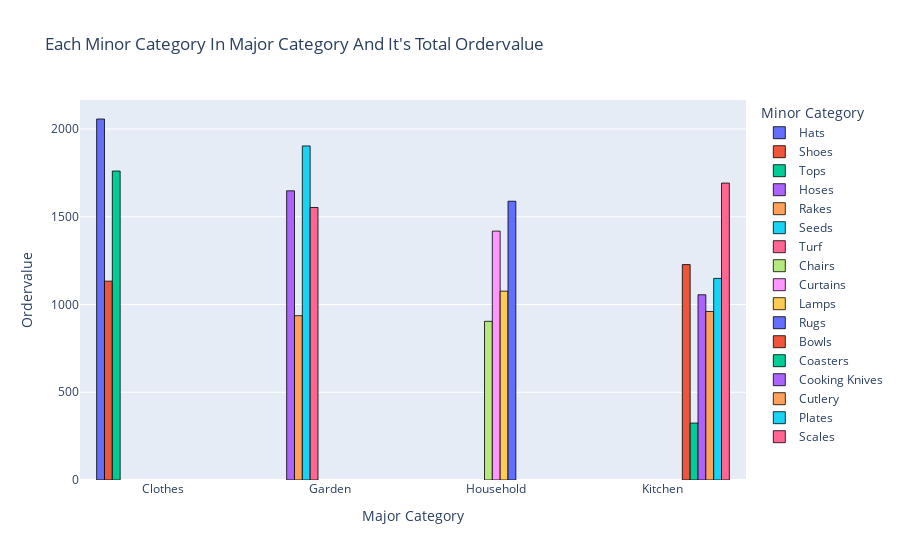

Write notebook code for a chart like this one.
### Code cell
fig = px.bar(df_EDA.groupby(['major_category', 'minor_category']).ordervalue.sum().reset_index(),
             x='major_category', y='ordervalue', color='minor_category', barmode='group',
             title="Each Minor Category In Major Category And It's Total Ordervalue",
             labels={'minor_category':'Minor Category', 'major_category':'Major Category', 'ordervalue':'Ordervalue'})

fig.update_traces(marker_line_color = 'black', marker_line_width = 0.8)
fig.show()

### Figure 1 — Plotly figure (JSON) as saved in the notebook; plotly's stock layout.template omitted (floating-point values rounded to 4 significant figures)
{"data": [{"alignmentgroup": "True", "hovertemplate": "Minor Category=Hats<br>Major Category=%{x}<br>Ordervalue=%{y}<extra></extra>", "legendgroup": "Hats", "marker": {"color": "#636efa", "line": {"color": "black", "width": 0.8}, "pattern": {"shape": ""}}, "name": "Hats", "offsetgroup": "Hats", "orientation": "v", "showlegend": true, "textposition": "auto", "type": "bar", "x": ["Clothes"], "xaxis": "x", "y": [2057.0], "yaxis": "y"}, {"alignmentgroup": "True", "hovertemplate": "Minor Category=Shoes<br>Major Category=%{x}<br>Ordervalue=%{y}<extra></extra>", "legendgroup": "Shoes", "marker": {"color": "#EF553B", "line": {"color": "black", "width": 0.8}, "pattern": {"shape": ""}}, "name": "Shoes", "offsetgroup": "Shoes", "orientation": "v", "showlegend": true, "textposition": "auto", "type": "bar", "x": ["Clothes"], "xaxis": "x", "y": [1133.0], "yaxis": "y"}, {"alignmentgroup": "True", "hovertemplate": "Minor Category=Tops<br>Major Category=%{x}<br>Ordervalue=%{y}<extra></extra>", "legendgroup": "Tops", "marker": {"color": "#00cc96", "line": {"color": "black", "width": 0.8}, "pattern": {"shape": ""}}, "name": "Tops", "offsetgroup": "Tops", "orientation": "v", "showlegend": true, "textposition": "auto", "type": "bar", "x": ["Clothes"], "xaxis": "x", "y": [1760.0], "yaxis": "y"}, {"alignmentgroup": "True", "hovertemplate": "Minor Category=Hoses<br>Major Category=%{x}<br>Ordervalue=%{y}<extra></extra>", "legendgroup": "Hoses", "marker": {"color": "#ab63fa", "line": {"color": "black", "width": 0.8}, "pattern": {"shape": ""}}, "name": "Hoses", "offsetgroup": "Hoses", "orientation": "v", "showlegend": true, "textposition": "auto", "type": "bar", "x": ["Garden"], "xaxis": "x", "y": [1648.0], "yaxis": "y"}, {"alignmentgroup": "True", "hovertemplate": "Minor Category=Rakes<br>Major Category=%{x}<br>Ordervalue=%{y}<extra></extra>", "legendgroup": "Rakes", "marker": {"color": "#FFA15A", "line": {"color": "black", "width": 0.8}, "pattern": {"shape": ""}}, "name": "Rakes", "offsetgroup": "Rakes", "orientation": "v", "showlegend": true, "textposition": "auto", "type": "bar", "x": ["Garden"], "xaxis": "x", "y": [936.1], "yaxis": "y"}, {"alignmentgroup": "True", "hovertemplate": "Minor Category=Seeds<br>Major Category=%{x}<br>Ordervalue=%{y}<extra></extra>", "legendgroup": "Seeds", "marker": {"color": "#19d3f3", "line": {"color": "black", "width": 0.8}, "pattern": {"shape": ""}}, "name": "Seeds", "offsetgroup": "Seeds", "orientation": "v", "showlegend": true, "textposition": "auto", "type": "bar", "x": ["Garden"], "xaxis": "x", "y": [1903.0], "yaxis": "y"}, {"alignmentgroup": "True", "hovertemplate": "Minor Category=Turf<br>Major Category=%{x}<br>Ordervalue=%{y}<extra></extra>", "legendgroup": "Turf", "marker": {"color": "#FF6692", "line": {"color": "black", "width": 0.8}, "pattern": {"shape": ""}}, "name": "Turf", "offsetgroup": "Turf", "orientation": "v", "showlegend": true, "textposition": "auto", "type": "bar", "x": ["Garden"], "xaxis": "x", "y": [1553.0], "yaxis": "y"}, {"alignmentgroup": "True", "hovertemplate": "Minor Category=Chairs<br>Major Category=%{x}<br>Ordervalue=%{y}<extra></extra>", "legendgroup": "Chairs", "marker": {"color": "#B6E880", "line": {"color": "black", "width": 0.8}, "pattern": {"shape": ""}}, "name": "Chairs", "offsetgroup": "Chairs", "orientation": "v", "showlegend": true, "textposition": "auto", "type": "bar", "x": ["Household"], "xaxis": "x", "y": [904.0], "yaxis": "y"}, {"alignmentgroup": "True", "hovertemplate": "Minor Category=Curtains<br>Major Category=%{x}<br>Ordervalue=%{y}<extra></extra>", "legendgroup": "Curtains", "marker": {"color": "#FF97FF", "line": {"color": "black", "width": 0.8}, "pattern": {"shape": ""}}, "name": "Curtains", "offsetgroup": "Curtains", "orientation": "v", "showlegend": true, "textposition": "auto", "type": "bar", "x": ["Household"], "xaxis": "x", "y": [1418.0], "yaxis": "y"}, {"alignmentgroup": "True", "hovertemplate": "Minor Category=Lamps<br>Major Category=%{x}<br>Ordervalue=%{y}<extra></extra>", "legendgroup": "Lamps", "marker": {"color": "#FECB52", "line": {"color": "black", "width": 0.8}, "pattern": {"shape": ""}}, "name": "Lamps", "offsetgroup": "Lamps", "orientation": "v", "showlegend": true, "textposition": "auto", "type": "bar", "x": ["Household"], "xaxis": "x", "y": [1076.0], "yaxis": "y"}, {"alignmentgroup": "True", "hovertemplate": "Minor Category=Rugs<br>Major Category=%{x}<br>Ordervalue=%{y}<extra></extra>", "legendgroup": "Rugs", "marker": {"color": "#636efa", "line": {"color": "black", "width": 0.8}, "pattern": {"shape": ""}}, "name": "Rugs", "offsetgroup": "Rugs", "orientation": "v", "showlegend": true, "textposition": "auto", "type": "bar", "x": ["Household"], "xaxis": "x", "y": [1588.0], "yaxis": "y"}, {"alignmentgroup": "True", "hovertemplate": "Minor Category=Bowls<br>Major Category=%{x}<br>Ordervalue=%{y}<extra></extra>", "legendgroup": "Bowls", "marker": {"color": "#EF553B", "line": {"color": "black", "width": 0.8}, "pattern": {"shape": ""}}, "name": "Bowls", "offsetgroup": "Bowls", "orientation": "v", "showlegend": true, "textposition": "auto", "type": "bar", "x": ["Kitchen"], "xaxis": "x", "y": [1227.0], "yaxis": "y"}, {"alignmentgroup": "True", "hovertemplate": "Minor Category=Coasters<br>Major Category=%{x}<br>Ordervalue=%{y}<extra></extra>", "legendgroup": "Coasters", "marker": {"color": "#00cc96", "line": {"color": "black", "width": 0.8}, "pattern": {"shape": ""}}, "name": "Coasters", "offsetgroup": "Coasters", "orientation": "v", "showlegend": true, "textposition": "auto", "type": "bar", "x": ["Kitchen"], "xaxis": "x", "y": [324.3], "yaxis": "y"}, {"alignmentgroup": "True", "hovertemplate": "Minor Category=Cooking Knives<br>Major Category=%{x}<br>Ordervalue=%{y}<extra></extra>", "legendgroup": "Cooking Knives", "marker": {"color": "#ab63fa", "line": {"color": "black", "width": 0.8}, "pattern": {"shape": ""}}, "name": "Cooking Knives", "offsetgroup": "Cooking Knives", "orientation": "v", "showlegend": true, "textposition": "auto", "type": "bar", "x": ["Kitchen"], "xaxis": "x", "y": [1055.0], "yaxis": "y"}, {"alignmentgroup": "True", "hovertemplate": "Minor Category=Cutlery<br>Major Category=%{x}<br>Ordervalue=%{y}<extra></extra>", "legendgroup": "Cutlery", "marker": {"color": "#FFA15A", "line": {"color": "black", "width": 0.8}, "pattern": {"shape": ""}}, "name": "Cutlery", "offsetgroup": "Cutlery", "orientation": "v", "showlegend": true, "textposition": "auto", "type": "bar", "x": ["Kitchen"], "xaxis": "x", "y": [960.3], "yaxis": "y"}, {"alignmentgroup": "True", "hovertemplate": "Minor Category=Plates<br>Major Category=%{x}<br>Ordervalue=%{y}<extra></extra>", "legendgroup": "Plates", "marker": {"color": "#19d3f3", "line": {"color": "black", "width": 0.8}, "pattern": {"shape": ""}}, "name": "Plates", "offsetgroup": "Plates", "orientation": "v", "showlegend": true, "textposition": "auto", "type": "bar", "x": ["Kitchen"], "xaxis": "x", "y": [1149.0], "yaxis": "y"}, {"alignmentgroup": "True", "hovertemplate": "Minor Category=Scales<br>Major Category=%{x}<br>Ordervalue=%{y}<extra></extra>", "legendgroup": "Scales", "marker": {"color": "#FF6692", "line": {"color": "black", "width": 0.8}, "pattern": {"shape": ""}}, "name": "Scales", "offsetgroup": "Scales", "orientation": "v", "showlegend": true, "textposition": "auto", "type": "bar", "x": ["Kitchen"], "xaxis": "x", "y": [1692.0], "yaxis": "y"}], "layout": {"barmode": "group", "legend": {"title": {"text": "Minor Category"}, "tracegroupgap": 0}, "title": {"text": "Each Minor Category In Major Category And It's Total Ordervalue"}, "xaxis": {"anchor": "y", "domain": [0, 1], "title": {"text": "Major Category"}}, "yaxis": {"anchor": "x", "domain": [0, 1], "title": {"text": "Ordervalue"}}}}
